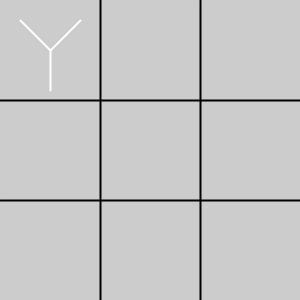
Frame 1 (no input)
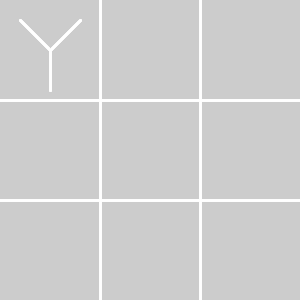
Frame 60 (the mouse pressed at the canvas centre just before this capture)
Frame 120 (the mouse held since frame 60 and released just before this capture): identical to frame 60, image omitted

The Processing sketch that drew these frames (run headless with seeded random() and noise(); from frame 60 on, the mouse is pressed at the canvas centre):

// Processing sketch: processing_21200
// ── processing_21200.pde


void setup()
{
 size (300,300);
 smooth();
}

void draw()
{

 strokeWeight(2); 
 line(100,0,100,300);
 line(200,0,200,300);
 line(0,100,300,100);
 line(0,200,300,200);
 drawY2 (50,50,2,255,255,255,0,1);
}
 void drawY2 (float xPos, float yPos, int weight, int R, int B, int G, float rot, float a)
 {
 pushMatrix();
 translate(xPos, yPos);
 stroke(R,B,G);
 strokeWeight(weight);
 rotate(rot);
 line(0, 0, -30*a,-30*a);
 line(0, 0, 30*a, -30*a);
 line(0, 0, 0, 40*a);
 popMatrix();
 }
void mousePressed()
{
  stroke(0, 0, 0);
  background(random(255),random(255), random(255));
  strokeWeight(2); 
  line(100,0,100,300);
  line(200,0,200,300);
  line(0,100,300,100);
  line(0,200,300,200);
 
  if(mouseX >100 && mouseX<200 && mouseY>0 && mouseY<100) //2
  {
   drawY2 (150,50,25,0,0,0,0,1);
     }
     
  if (mouseX>200 && mouseX<300 && mouseY>0 && mouseY<100) //3
  { 
   noFill();
   strokeWeight(5);
   stroke(random(255), random(255),random(255));
   rect(220,20,60,60);
   ellipse (250,50,90,90);
   drawY2 (250,50,4,20,250,40,0,1);
  }
  
  if (mouseX>0 && mouseX<100 && mouseY>100 && mouseY<200) //4
  {
   noFill();
   strokeWeight(5);
   stroke(random(255), random(255),random(255));
   ellipse(50,150,80,80);
   triangle (10,190,50,110,90,190);
   drawY2 (50,150,5,100,50,140,PI,1);
  }
  
  if (mouseX>100 && mouseX<200 && mouseY>100 && mouseY<200) //5
  {
   noFill();
   strokeWeight(5);
   stroke(random(255), random(255),random(255));
   rect(110,110,80,80);
   ellipse (150,150,80,80);
   drawY2(150, 150, 4, 255, 0, 0, PI/2,1);
  }
  
  if (mouseX>200 && mouseX<300 && mouseY>100 && mouseY<200) //6
  {
   noFill();
   strokeWeight(10);
   stroke(random(255), random(255),random(255));
   ellipse (250,150,50,50);
   ellipse (250,150,90,90);
   drawY2 (250,150,4,250,93,3,0,0.5);
  }
  
  if (mouseX>0 && mouseX<100 && mouseY>200 && mouseY<300) //7
  {
    drawY2 (50,220,4,22,9,180,0,0.2);  
    drawY2 (50,250,4,22,9,180,0,1);
    drawY2 (20,275,4,22,9,180,0,0.6);
    drawY2 (70,260,4,22,9,180,0,0.8);

  }
  
  if (mouseX>100 && mouseX<200 && mouseY>200 && mouseY<300) //8
  {
    for (int i=0;i<20; i=i+5)
    {
      for (int j=0;j<20; j= j+5)
      {
        drawY2 (143+i,260-j,2,241,137,247,0,1);
      }
    }
  }
  
  if (mouseX>200 && mouseX<300 && mouseY>200 && mouseY<300) //9
  {
    noStroke();
    rect(200,200,100,100);
    fill(random(255));
    drawY2 (250,250,4,34,154,242,0,1);
  }
  
  }
